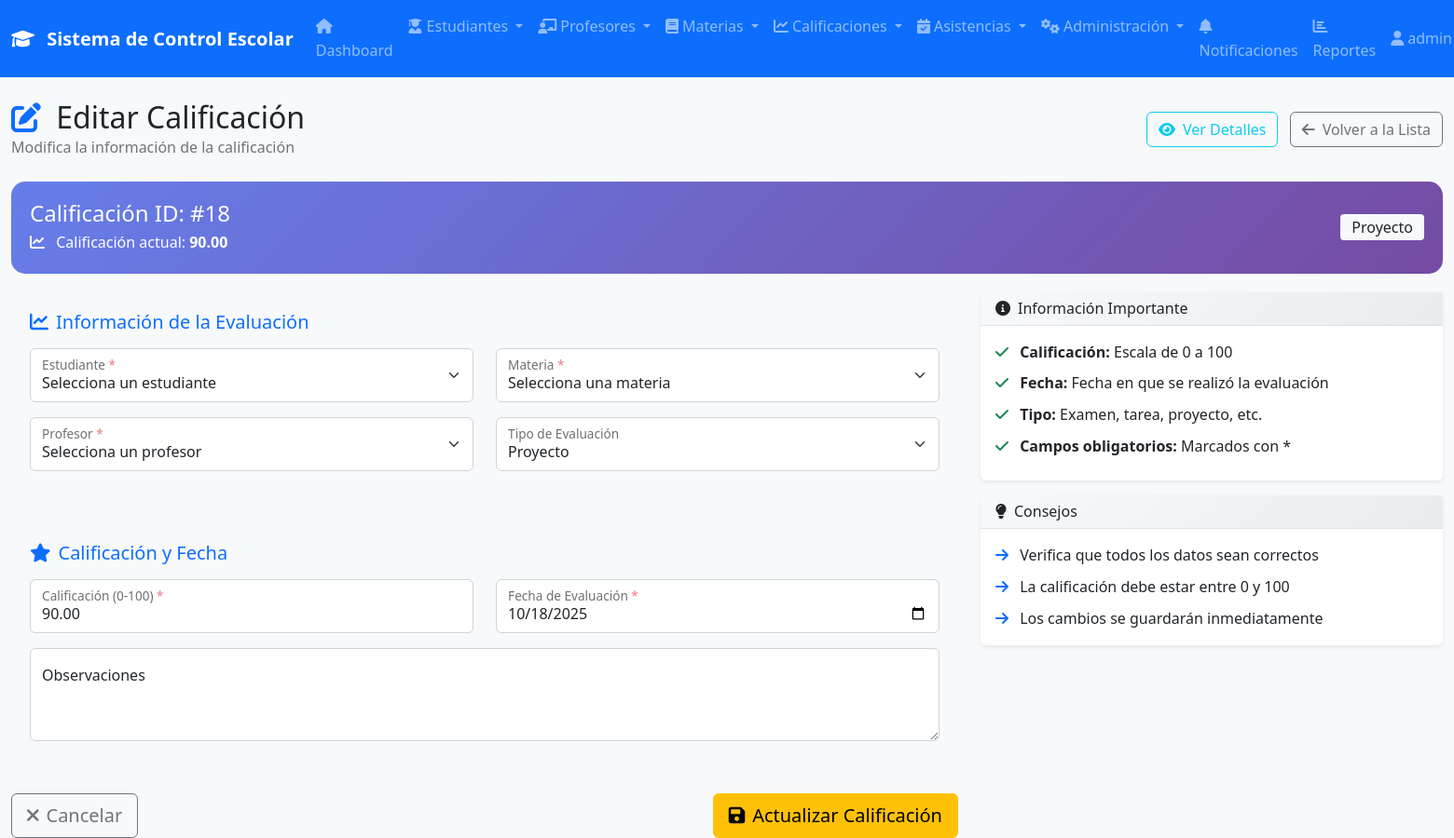
Page /modules/calificaciones/editar.php?id=18 (signed in) on the committed database.
### tables this page shows
CREATE TABLE IF NOT EXISTS `calificaciones` (
  `id` int NOT NULL AUTO_INCREMENT,
  `estudiante_id` int NOT NULL,
  `materia_id` int NOT NULL,
  `profesor_id` int NOT NULL,
  `tipo_evaluacion` enum('examen','tarea','proyecto','participacion','practica') NOT NULL,
  `calificacion` decimal(5,2) NOT NULL,
  `fecha_evaluacion` date NOT NULL,
  `observaciones` text,
  `fecha_creacion` timestamp NULL DEFAULT CURRENT_TIMESTAMP,
  `fecha_actualizacion` timestamp NULL DEFAULT CURRENT_TIMESTAMP ON UPDATE CURRENT_TIMESTAMP,
  PRIMARY KEY (`id`),
  KEY `materia_id` (`materia_id`),
  KEY `profesor_id` (`profesor_id`),
  KEY `idx_calificaciones_estudiante_materia` (`estudiante_id`,`materia_id`)
);

### modules/calificaciones/editar.php (the view, shortened to what this page needs)
<?php
$page_title = 'Editar Calificación';
$calificacion_id = isset($_GET['id']) ? (int)$_GET['id'] : 0;
$errors = [];
$form_data = [];
try {
    $pdo = conectarDB();
    $sql = "SELECT * FROM calificaciones WHERE id = ?";
    $stmt = $pdo->prepare($sql);
    $stmt->execute([$calificacion_id]);
    $calificacion = $stmt->fetch(PDO::FETCH_ASSOC);
    $form_data = [
        'estudiante_id' => $calificacion['estudiante_id'],
        'materia_id' => $calificacion['materia_id'],
        'profesor_id' => $calificacion['profesor_id'],
        'tipo_evaluacion' => $calificacion['tipo_evaluacion'],
        'calificacion' => $calificacion['calificacion'],
        'fecha_evaluacion' => $calificacion['fecha_evaluacion'],
        'observaciones' => $calificacion['observaciones']
    ];
} catch (Exception $e) {
    $_SESSION['error'] = 'Error al cargar los datos de la calificación: ' . $e->getMessage();
    redirect('index.php');
}
include __DIR__ . '/../../includes/navbar.php';
?>
<!DOCTYPE html>
<html lang="es">
<head>
    <link href="https://cdn.jsdelivr.net/npm/bootstrap@5.1.3/dist/css/bootstrap.min.css" rel="stylesheet">
    <link href="https://cdnjs.cloudflare.com/ajax/libs/font-awesome/6.0.0/css/all.min.css" rel="stylesheet">
    <link href="../../assets/css/style.css" rel="stylesheet">
</head>
<body>
    <div class="container-fluid mt-4">
        <div class="row">
            <div class="col-12">
                <div class="d-flex justify-content-between align-items-center mb-4">
                    <div>
                        <h2 class="mb-0">
                            <i class="fas fa-edit me-2 text-primary"></i>
                            <?php echo $page_title; ?>
                        </h2>
                        <p class="text-muted mb-0">Modifica la información de la calificación</p>
                    </div>
                    <div>
                        <a href="ver.php?id=<?php echo $calificacion_id; ?>" class="btn btn-outline-info me-2">
                            <i class="fas fa-eye me-2"></i>Ver Detalles
                        </a>
                        <a href="index.php" class="btn btn-outline-secondary">
                            <i class="fas fa-arrow-left me-2"></i>Volver a la Lista
                        </a>
                    </div>
                </div>
                <div class="calificacion-info">
                    <div class="row align-items-center">
                        <div class="col-md-8">
                            <h4 class="mb-1">
                                Calificación ID: #<?php echo $calificacion['id']; ?>
                            </h4>
                            <p class="mb-0">
                                <i class="fas fa-chart-line me-2"></i>
                                Calificación actual: <strong><?php echo number_format($calificacion['calificacion'], 2); ?></strong>
                            </p>
                        </div>
                        <div class="col-md-4 text-end">
                            <span class="badge bg-light text-dark fs-6">
                                <?php echo ucfirst($calificacion['tipo_evaluacion']); ?>
                            </span>
                        </div>
                    </div>
                </div>
                <div class="row">
                    <div class="col-lg-8">
                        <form method="POST" id="formEditarCalificacion" novalidate>
                            <div class="form-section">
                                <h5 class="text-primary mb-3">
                                    <i class="fas fa-chart-line me-2"></i>Información de la Evaluación
                                </h5>
                                <div class="row">
                                    <div class="col-md-6">
                                        <div class="form-floating mb-3">
                                            <select class="form-select <?php echo (isset($errors) && in_array('El estudiante es requerido', $errors)) ? 'is-invalid' : ''; ?>"
                                                    id="estudiante_id"
                                                    name="estudiante_id"
                                                    required>
                                                <option value="">Selecciona un estudiante</option>
                                            </select>
                                            <label for="estudiante_id">Estudiante <span class="required">*</span></label>
                                        </div>
                                    </div>
                                    <div class="col-md-6">
                                        <div class="form-floating mb-3">
                                            <select class="form-select <?php echo (isset($errors) && in_array('La materia es requerida', $errors)) ? 'is-invalid' : ''; ?>"
                                                    id="materia_id"
                                                    name="materia_id"
                                                    required>
                                                <option value="">Selecciona una materia</option>
                                            </select>
                                            <label for="materia_id">Materia <span class="required">*</span></label>
                                        </div>
                                    </div>
                                </div>
                                <div class="row">
                                    <div class="col-md-6">
                                        <div class="form-floating mb-3">
                                            <select class="form-select <?php echo (isset($errors) && in_array('El profesor es requerido', $errors)) ? 'is-invalid' : ''; ?>"
                                                    id="profesor_id"
                                                    name="profesor_id"
                                                    required>
                                                <option value="">Selecciona un profesor</option>
                                            </select>
                                            <label for="profesor_id">Profesor <span class="required">*</span></label>
                                        </div>
                                    </div>
                                    <div class="col-md-6">
                                        <div class="form-floating mb-3">
                                            <select class="form-select" id="tipo_evaluacion" name="tipo_evaluacion">
                                                <option value="proyecto" <?php echo ($form_data['tipo_evaluacion'] == 'proyecto') ? 'selected' : ''; ?>>Proyecto</option>
                                            </select>
                                            <label for="tipo_evaluacion">Tipo de Evaluación</label>
                                        </div>
                                    </div>
                                </div>
                            </div>
                            <div class="form-section">
                                <h5 class="text-primary mb-3">
                                    <i class="fas fa-star me-2"></i>Calificación y Fecha
                                </h5>
                                <div class="row">
                                    <div class="col-md-6">
                                        <div class="form-floating mb-3">
                                            <input type="number"
                                                   class="form-control <?php echo (isset($errors) && in_array('La calificación es requerida', $errors)) ? 'is-invalid' : ''; ?>"
                                                   id="calificacion"
                                                   name="calificacion"
                                                   value="<?php echo htmlspecialchars($form_data['calificacion'] ?? ''); ?>"
                                                   placeholder="0.00"
                                                   step="0.01"
                                                   min="0"
                                                   max="100"
                                                   required>
                                            <label for="calificacion">Calificación (0-100) <span class="required">*</span></label>
                                        </div>
                                    </div>
                                    <div class="col-md-6">
                                        <div class="form-floating mb-3">
                                            <input type="date"
                                                   class="form-control <?php echo (isset($errors) && in_array('La fecha de evaluación es requerida', $errors)) ? 'is-invalid' : ''; ?>"
                                                   id="fecha_evaluacion"
                                                   name="fecha_evaluacion"
                                                   value="<?php echo htmlspecialchars($form_data['fecha_evaluacion'] ?? ''); ?>"
                                                   placeholder="Fecha de Evaluación"
                                                   required>
                                            <label for="fecha_evaluacion">Fecha de Evaluación <span class="required">*</span></label>
                                        </div>
                                    </div>
                                </div>
                                <div class="form-floating mb-3">
                                    <textarea class="form-control"
                                              id="observaciones"
                                              name="observaciones"
                                              placeholder="Observaciones sobre la calificación"
                                              style="height: 100px"><?php echo htmlspecialchars($form_data['observaciones'] ?? ''); ?></textarea>
                                    <label for="observaciones">Observaciones</label>
                                </div>
                            </div>
                            <div class="d-flex justify-content-between">
                                <a href="ver.php?id=<?php echo $calificacion_id; ?>" class="btn btn-outline-secondary btn-lg">
                                    <i class="fas fa-times me-2"></i>Cancelar
                                </a>
                                <button type="submit" class="btn btn-warning btn-lg">
                                    <i class="fas fa-save me-2"></i>Actualizar Calificación
                                </button>
                            </div>
                        </form>
                    </div>
                    <div class="col-lg-4">
                        <div class="card">
                            <div class="card-header">
                                <h6 class="mb-0">
                                    <i class="fas fa-info-circle me-2"></i>Información Importante
                                </h6>
                            </div>
                            <div class="card-body">
                                <ul class="list-unstyled mb-0">
                                    <li class="mb-2">
                                        <i class="fas fa-check text-success me-2"></i>
                                        <strong>Calificación:</strong> Escala de 0 a 100
                                    </li>
                                    <li class="mb-2">
                                        <i class="fas fa-check text-success me-2"></i>
                                        <strong>Fecha:</strong> Fecha en que se realizó la evaluación
                                    </li>
                                    <li class="mb-2">
                                        <i class="fas fa-check text-success me-2"></i>
                                        <strong>Tipo:</strong> Examen, tarea, proyecto, etc.
                                    </li>
                                    <li class="mb-2">
                                        <i class="fas fa-check text-success me-2"></i>
                                        <strong>Campos obligatorios:</strong> Marcados con *
                                    </li>
                                </ul>
                            </div>
                        </div>
                        <div class="card mt-3">
                            <div class="card-header">
                                <h6 class="mb-0">
                                    <i class="fas fa-lightbulb me-2"></i>Consejos
                                </h6>
                            </div>
                            <div class="card-body">
                                <p class="mb-2">
                                    <i class="fas fa-arrow-right text-primary me-2"></i>
                                    Verifica que todos los datos sean correctos
                                </p>
                                <p class="mb-2">
                                    <i class="fas fa-arrow-right text-primary me-2"></i>
                                    La calificación debe estar entre 0 y 100
                                </p>
                                <p class="mb-0">
                                    <i class="fas fa-arrow-right text-primary me-2"></i>
                                    Los cambios se guardarán inmediatamente
                                </p>
                            </div>
                        </div>
                    </div>
                </div>
            </div>
        </div>
    </div>
</body>
</html>

### assets/css/style.css (style rules this page uses)
:root { --primary-color: #0d6efd; --secondary-color: #6c757d; --success-color: #198754; --danger-color: #dc3545; --warning-color: #ffc107; --info-color: #0dcaf0; --light-color: #f8f9fa; --dark-color: #212529; --border-radius: 0.375rem; --box-shadow: 0 0.125rem 0.25rem rgba(0, 0, 0, 0.075); }
body { font-family: 'Segoe UI', Tahoma, Geneva, Verdana, sans-serif; background-color: #f8f9fa; line-height: 1.6; }
.card { border: none; border-radius: var(--border-radius); box-shadow: var(--box-shadow); transition: transform 0.2s ease, box-shadow 0.2s ease; }
.card-header { background-color: #f8f9fa; border-bottom: 1px solid #dee2e6; font-weight: 600; }
.btn { border-radius: var(--border-radius); font-weight: 500; transition: all 0.3s ease; }
.badge { font-size: 0.75rem; font-weight: 500; padding: 0.375rem 0.75rem; }
.form-control, .form-select { border-radius: var(--border-radius); border: 1px solid #ced4da; transition: border-color 0.15s ease-in-out, box-shadow 0.15s ease-in-out; }
.btn { font-weight: 500; }
.card-header { background: linear-gradient(135deg, #f8f9fa 0%, #e9ecef 100%); border-bottom: 1px solid #dee2e6; }

### modules/calificaciones/editar.php (style rules this page uses)
.form-section { background: #f8f9fa; border-radius: 10px; padding: 20px; margin-bottom: 20px; }
.required { color: #dc3545; }
.calificacion-info { background: linear-gradient(135deg, #667eea 0%, #764ba2 100%); color: white; border-radius: 15px; padding: 20px; margin-bottom: 20px; }

### rows in the picture
calificaciones: id "18", calificacion "90.00", tipo_evaluacion "Proyecto", fecha_evaluacion "10/18/2025"

### other values in the picture
SITE_NAME "Sistema de Control Escolar"
$_SESSION['username'] "admin…"
$page_title "Editar Calificación"
